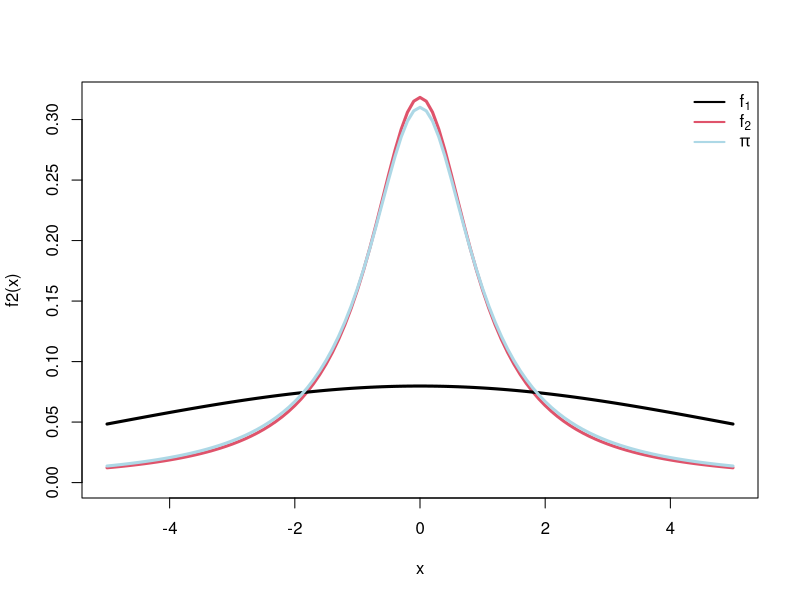
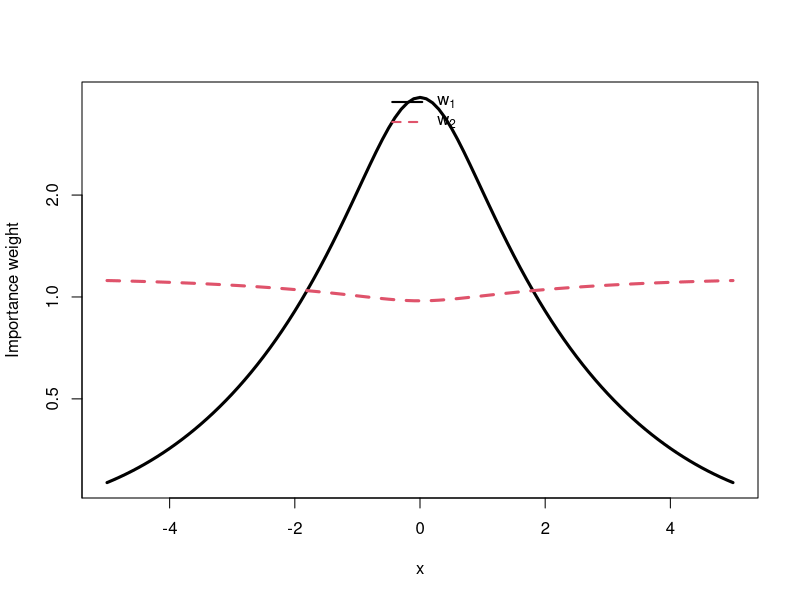
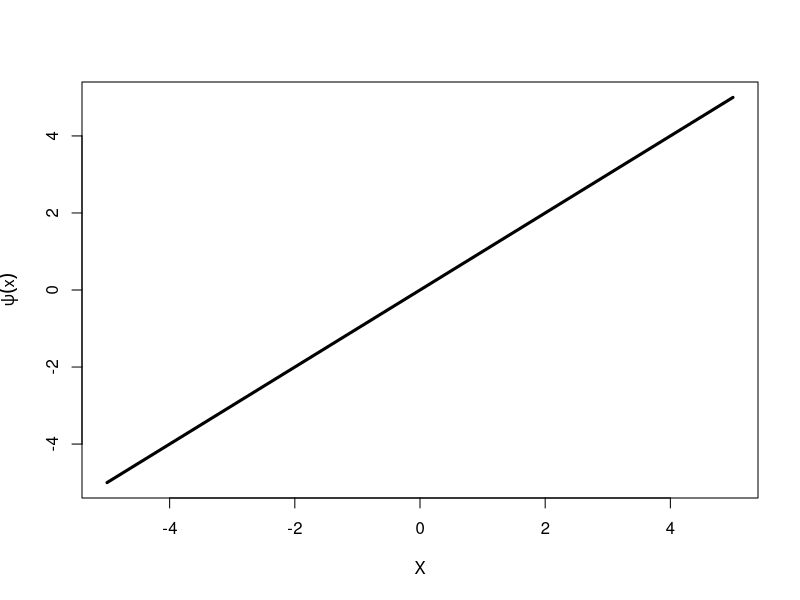
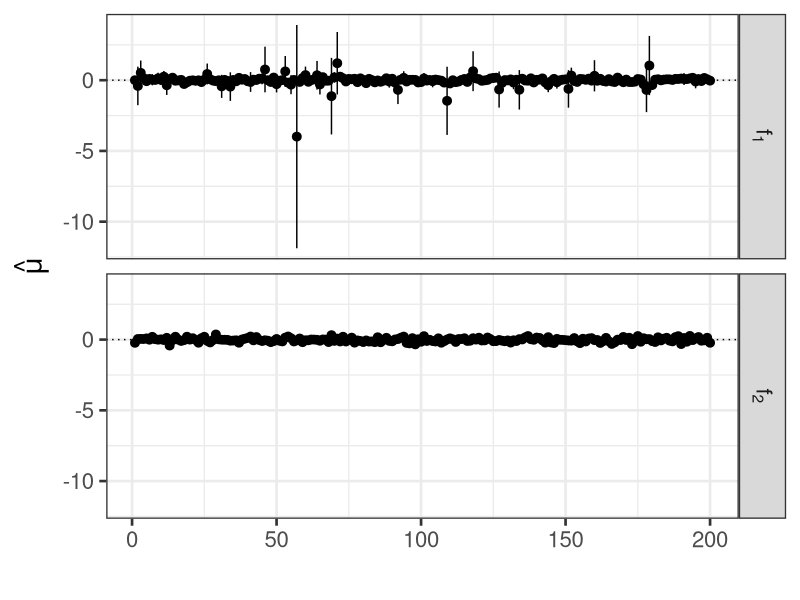
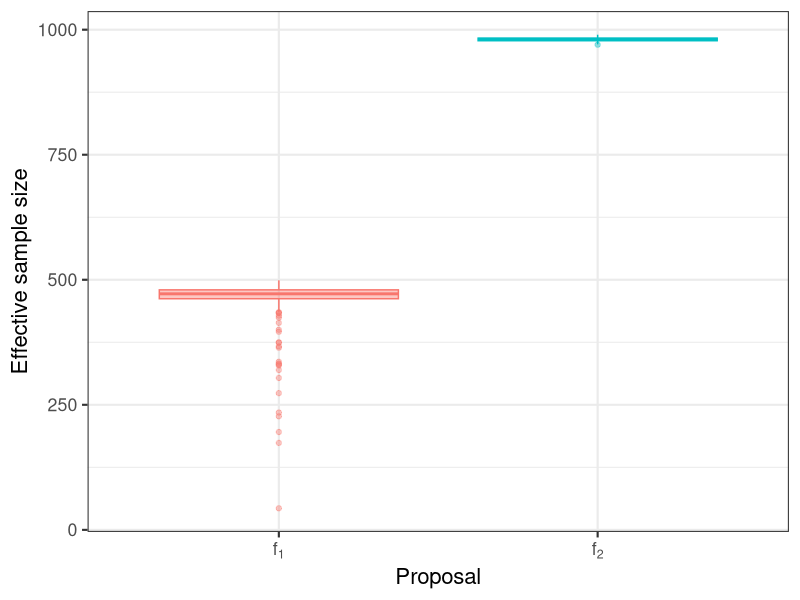

R code for these plots, in order:
f1 <- function(x, log = FALSE) {
  dnorm(x,
        mean = 0,
        sd = sqrt(sigmasq),
        log = log)
}
rf1 <- function(n) {
  rnorm(n = n, sd = sqrt(sigmasq))
}

f2 <- function(x, log = FALSE) {
  dt(x, df = nu, log = log)
}
rf2 <- function(n) {
  rt(n = n, df = nu)
}

pi_kernel <- function(x, weight, log = FALSE) {
  ans <- weight * f1(x, log = TRUE) +
    (1 - weight) * f2(x, log = TRUE)
  if (!log)
    ans <- exp(ans)
  return(ans)
}
pi_kernel <- Vectorize(pi_kernel)

pi <- function(x, weight, lZ) {
  ldens <- pi_kernel(x = x, weight = weight, log = TRUE) - lZ
  return(exp(ldens))
}
pi <- Vectorize(pi)

#TODO: implement log-weights and logSumExp-based estimators
w1 <- function(x, weight, lZ) {
  logISw <- (1 - weight) * (f2(x, log = TRUE) -
                              f1(x, log = TRUE)) - lZ
  return(exp(logISw))
}
w1 <- Vectorize(w1)

w2 <- function(x, weight, lZ) {
  logISw <- weight * (f1(x, log = TRUE) -
                        f2(x, log = TRUE)) - lZ
  return(exp(logISw))
}
w2 <- Vectorize(w2)

ess_IS <- function(ws) {
  S <- sum(ws)
  return(S ^ 2 / sum(ws ^ 2))
}
# TODO: implement self normalising importance sampling (SN-IS).
compute_both_estimators <- function(M, weight, level = .95) {
  theZ <- integrate(pi_kernel,-Inf, Inf, weight = weight)
  logZt <- log(theZ$value)
  #
  X.samp <- rf1(M)
  f1s <- functional(X.samp)
  W1s <- w1(X.samp, weight = weight, lZ = logZt)
  ess.1 <- ess_IS(W1s)
  mu1 <-  mean(f1s * W1s)
  v1 <- mean((W1s * f1s - mu1) ^ 2)
  #
  Y.samp <- rf2(M)
  f2s <- functional(Y.samp)
  W2s <- w2(Y.samp, weight = weight, lZ = logZt)
  ess.2 <- ess_IS(W2s)
  mu2  <- mean(f2s * W2s)
  v2 <- mean((W2s * f2s - mu2) ^ 2)
  #
  D <- qnorm(p = (1 + level) / 2)
  d1 <- D * sqrt(v1 / M)
  d2 <- D * sqrt(v2 / M)
  out1 <- tibble::tibble(
    est = mu1,
    var = v1,
    lwr = mu1 - d1,
    upr = mu1 + d1,
    ess = ess.1,
    proposal = "f[1]"
  )
  out2 <- tibble::tibble(
    est = mu2,
    var = v2,
    lwr = mu2 - d2,
    upr = mu2 + d2,
    ess = ess.2,
    proposal = "f[2]"
  )
  return(rbind(out1, out2))
}

is_in <- function(x, l, u) {
  below <- x >= l
  above <- x <= u
  result <- as.logical(below * above)
  return(result)
}

###########
sigmasq <- 5 ^ 2
nu <- 1
theta <- .05

Z <- integrate(pi_kernel,-Inf, Inf, weight = theta)
logZtheta <- log(Z$value)

minx <- -5
maxx <- 5

mY <- max(c(f1(0), f2(0), pi(0, weight = theta, lZ = logZtheta)))

curve(f2,
      minx,
      maxx,
      col = 2,
      lwd = 3,
      ylim = c(0, mY))
curve(f1, minx, maxx, lwd = 3, add = TRUE)
curve(
  pi(x, weight = theta, lZ = logZtheta),
  minx,
  maxx,
  col = "lightblue",
  lwd = 3,
  add = TRUE
)
legend(
  x = "topright",
  legend = c(expression(f[1]),
             expression(f[2]),
             expression(pi)),
  lwd = 2,
  col = c(1, 2, "lightblue"),
  bty = 'n'
)

curve(
  w1(x, weight = theta, lZ = logZtheta),
  minx,
  maxx,
  lwd = 3,
  log = "y",
  ylab = "Importance weight"
)
curve(
  w2(x, weight = theta, lZ = logZtheta),
  minx,
  maxx,
  log = "y",
  col = 2,
  lty = 2,
  lwd = 3,
  add = TRUE
)
legend(
  x = "top",
  legend = c(expression(w[1]), expression(w[2])),
  lwd = 2,
  lty = c(1, 2),
  col = c(1, 2),
  bty = 'n'
)

###
## checking the algebra
functional <- function(x)
  x # sin(x) ^ 2 + cos(x)
functional <- Vectorize(functional)

curve(
  functional,
  minx,
  maxx,
  lwd = 3,
  xlab = expression(X),
  ylab = expression(psi(x))
)

I.quad <- integrate(function(x)
  functional(x) * pi(x, weight = theta, lZ = logZtheta),-Inf,
  Inf) ## for sin(x) we know it should be zero (even function over the line)

I.quad

Nrep <- 200
Ndraws <- 1e3 # S
results <- do.call(rbind,
                   lapply(1:Nrep, function(i) {
                     raw <- compute_both_estimators(M = Ndraws,
                                                    weight = theta)
                     raw$replicate <- i
                     return(raw)
                   }))

results$covers <- is_in(I.quad$value,
                        l = results$lwr,
                        u = results$upr)

library(ggplot2)

ggplot() +
  geom_pointrange(data = results,
                  mapping = aes(
                    x = replicate,
                    y = est,
                    ymin = lwr,
                    ymax = upr
                  )) +
  geom_hline(yintercept = I.quad$value,
             linetype = "dotted") +
  scale_x_continuous("") +
  scale_y_continuous(expression(hat(mu))) +
  facet_grid(proposal ~ ., labeller = label_parsed) +
  theme_bw(base_size = 20)

results

bias_sq <- function(delta) {
  Edelta <- mean(delta)
  return((I.quad$value - Edelta) ^ 2)
}

aggregate(est ~ proposal, var, data = results)
aggregate(est ~ proposal, bias_sq, data = results)

aggregate(var ~ proposal, mean, data = results)
aggregate(covers ~ proposal, mean, data = results)

aggregate(ess ~ proposal, min, data = results)
aggregate(ess ~ proposal, mean, data = results)
aggregate(ess ~ proposal, max, data = results)

subset(results, ess < .5 * Ndraws)

ggplot(results,
       aes(
         x = proposal,
         y = ess,
         colour = proposal,
         fill = proposal
       )) +
  scale_y_continuous("Effective sample size") +
  scale_x_discrete("Proposal",
                   labels = parse(text = unique(results$proposal))) +
  geom_boxplot(alpha = .4) +
  theme_bw(base_size = 16) +
  theme(legend.position = "none")
